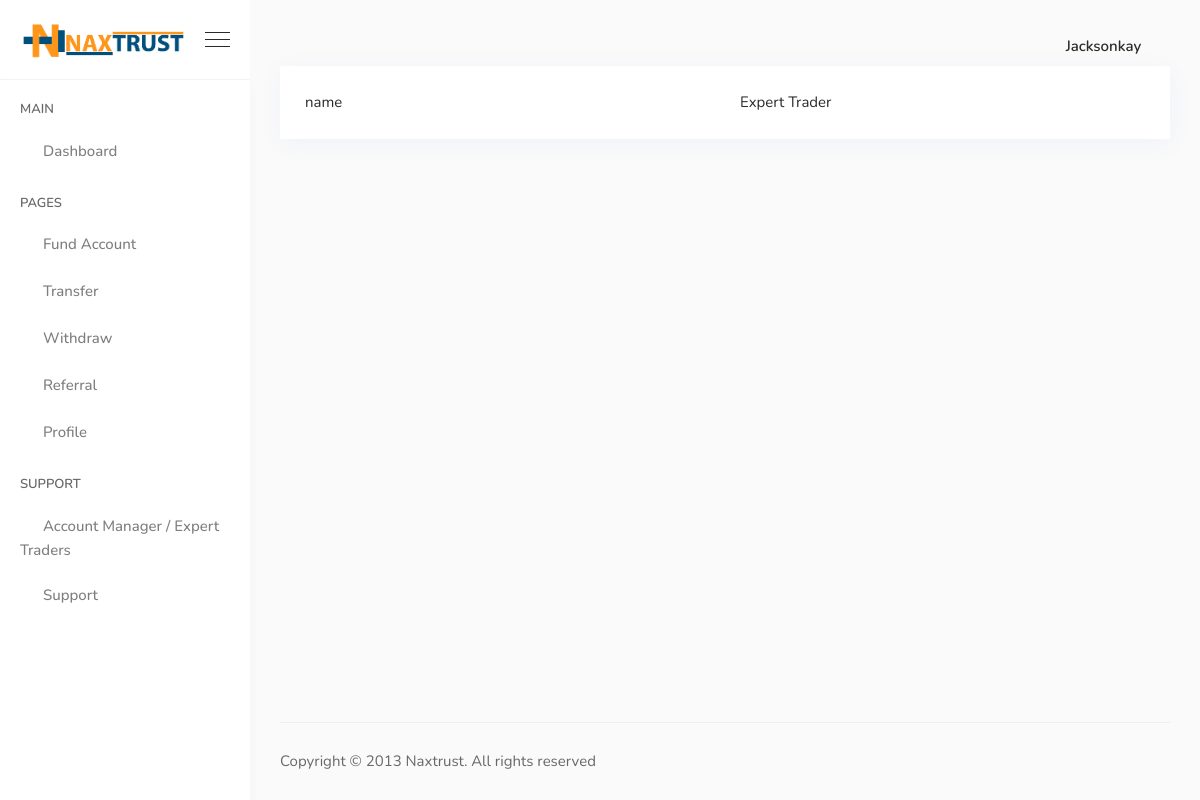
The app's page /account-manager/all/ (signed in) with its own data.
### core/models.py (models this page shows, shortened)
class User(AbstractUser):
    full_name = models.CharField(max_length=256)
    email = models.EmailField(
        _('Email'),
        max_length=150,
        unique=True,
        help_text=_('Required. 150 characters or fewer. Letters, digits and @/./+/-/_ only.'),
        error_messages={
            'unique': _("A user with that email already exists."),
        },
    )
    phonenumber = models.CharField(
        max_length=12,
        validators = [numeric_validator]
    )
    country = models.CharField(
        max_length= 50
    )
    is_trader = models.BooleanField(default=True)
    objects = BaseManager()
    USERNAME_FIELD = 'email'
    REQUIRED_FIELDS = []

class AccountManager(models.Model):
    user = models.ForeignKey(User, on_delete = models.CASCADE)
    role = models.TextField(max_length = 3000, blank=True)
    full_name = models.CharField(max_length = 200)

### core/views.py (the view)
# urls.py: path('account-manager/all/', views.AllAccountManagerView.as_view(),name="all-manager"),
class AllAccountManagerView(LoginRequiredMixin,ListView):
    template_name = "dashboard/all-account-managers.html"
    def get_queryset(self):
        return AccountManager.objects.all()

### core/context_processor.py (called while the page is built)
def nameProcessor(request):
    return {'sitename':"Naxtrust",'supportemail':"support@naxtrust.com"}

### core/templates/dashboard/all-account-managers.html (shortened to what this page needs)
{% extends 'dashboard/base.html' %} {% load static %} {% block content %}
{% for manager in object_list %}
<div class="card shadow-base bd-0 rounded-0 widget-4">
  <div class="card-body">
    <div class="row">
      <div class="col-6">{{manager.full_name}}</div>
      <div class="col-6">{{manager.role|safe}}</div>
    </div>
  </div>
</div>
{% endfor %} {% endblock %}

### core/templates/dashboard/base.html (shortened to what this page needs)
{% load static %}
<!doctype html>
<html lang="en">
<head>
    <link rel="stylesheet" href="{% static 'asset/css/font-awesome.min.css' %}">
    <link rel="stylesheet" href="{% static 'dassets/css/vendors.min.css' %}">
    <link rel="stylesheet" href="{% static 'dassets/css/style.css' %}">
    <link rel="stylesheet" href="{% static 'dassets/css/responsive.css' %}">
</head>
<body>
    <div class="sidemenu-area">
        <div class="sidemenu-header">
            <a href="{% url 'index' %}" class="navbar-brand d-flex align-items-center">
                <img src="{% static 'asset/images/nax-logo.png' %}" alt="logo">
            </a>
            <div class="burger-menu d-none d-lg-block">
                <span class="top-bar"></span>
                <span class="middle-bar"></span>
                <span class="bottom-bar"></span>
            </div>
        </div>
        <div class="sidemenu-body">
            <ul class="sidemenu-nav metisMenu h-100" id="sidemenu-nav" data-simplebar>
                <li class="nav-item-title">Main</li>
                <li class="nav-item {% if request.path == '/dashboard/'%}mm-active{% endif%}">
                    <a href="{% url 'dashboard' %}" class="nav-link">
                        <span class="icon"><i class='fa fa-university'></i></span>
                        <span class="menu-title">Dashboard</span>
                    </a>
                </li>
                <li class="nav-item-title">Pages</li>
                <li class="nav-item {% if request.path == '/fund/'%}mm-active{% endif%}">
                    <a href="{% url 'fund' %}" class="nav-link">
                        <span class="icon"><i class='fa fa-money'></i></span>
                        <span class="menu-title">Fund Account</span>
                    </a>
                </li>
                <li class="nav-item {% if request.path == '/transfer/'%}mm-active{% endif%}">
                    <a href="{% url 'transfer' %}" class="nav-link">
                        <span class="icon"><i class='fa fa-exchange'></i></span>
                        <span class="menu-title">Transfer</span>
                    </a>
                </li>
                <li class="nav-item {% if request.path == '/withdraw/'%}mm-active{% endif%}">
                    <a href="{% url 'withdraw' %}" class="nav-link">
                        <span class="icon"><i class='fa fa-credit-card'></i></span>
                        <span class="menu-title">Withdraw</span>
                    </a>
                </li>
                <li class="nav-item {% if request.path == '/profile/referral/'%}mm-active{% endif%}">
                    <a href="{% url 'dashboard-referral' %}" class="nav-link">
                        <span class="icon"><i class='fa fa-users'></i></span>
                        <span class="menu-title">Referral</span>
                    </a>
                </li>
                <li class="nav-item {% if request.path == '/profile/'%}mm-active{% endif%}">
                    <a href="{% url 'profile' %}" class="nav-link">
                        <span class="icon"><i class='fa fa-user'></i></span>
                        <span class="menu-title">Profile</span>
                    </a>
                </li>
                <li class="nav-item-title">Support</li>
                <li class="nav-item {% if request.path == '/account-manager/'%}mm-active{% endif%}">
                    <a href="{% url 'account-manager' %}" class="nav-link">
                        <span class="icon"><i class='fa fa-user-circle'></i></span>
                        <span class="menu-title">Account Manager / Expert Traders</span>
                    </a>
                </li>
                <li class="nav-item">
                    <a href="mailto:support@naxtrust.com" class="nav-link">
                        <span class="icon"><i class='fa fa-headphones'></i></span>
                        <span class="menu-title">Support</span>
                    </a>
                </li>
            </ul>
        </div>
    </div>
    <div class="main-content d-flex flex-column">
        <nav class="navbar top-navbar navbar-expand">
            <div class="collapse navbar-collapse" id="navbarSupportContent" style="display: flex; justify-content: space-between; align-items: center;">
                <ul class="navbar-nav left-nav align-items-center navbar-left">
                    <li class="nav-item">
                        <a href="{% url 'edit-profile' %}"  class="nav-link" data-toggle="tooltip" data-placement="bottom"
                            title="Edit profile">
                            <i class='fa fa-pencil-square-o'></i>
                        </a>
                    </li>
                </ul>
                <ul class="navbar-nav right-nav navbar-right align-items-center">
                    <li class="nav-item message-box dropdown">
                        <a href="mailto:support@naxtrust.com" class="nav-link dropdown-toggle" role="button" data-toggle="dropdown"
                            aria-haspopup="true" aria-expanded="false">
                            <div class="message-btn">
                                <i class='fa fa-envelope'></i>
                            </div>
                        </a>
                    </li>
                    <li class="nav-item dropdown profile-nav-item">
                        <a href="#" class="nav-link dropdown-toggle" role="button" data-toggle="dropdown"
                            aria-haspopup="true" aria-expanded="false">
                            <div class="menu-profile">
                                <span class="name">
                                    {{request.user.username}}
                                </span>
                                <span class="icon rounded-circle h2"><i class='fa fa-user'></i></span>
                            </div>
                        </a>
                    </li>
                </ul>
            </div>
        </nav>
        {% block content%}
        {% endblock %}
        <div class="flex-grow-1"></div>
        <footer class="footer-area">
            <div class="row align-items-center">
                <div class="col-lg-6 col-sm-6 col-md-6">
                    <p>Copyright © 2013 <a href="{% url 'index' %}">Naxtrust</a>. All rights
                        reserved</p>
                </div>
            </div>
        </footer>
    </div>
</body>
</html>

### records on screen
User: user.username "Jacksonkay"
AccountManager: full_name "name", role "Expert Trader"
